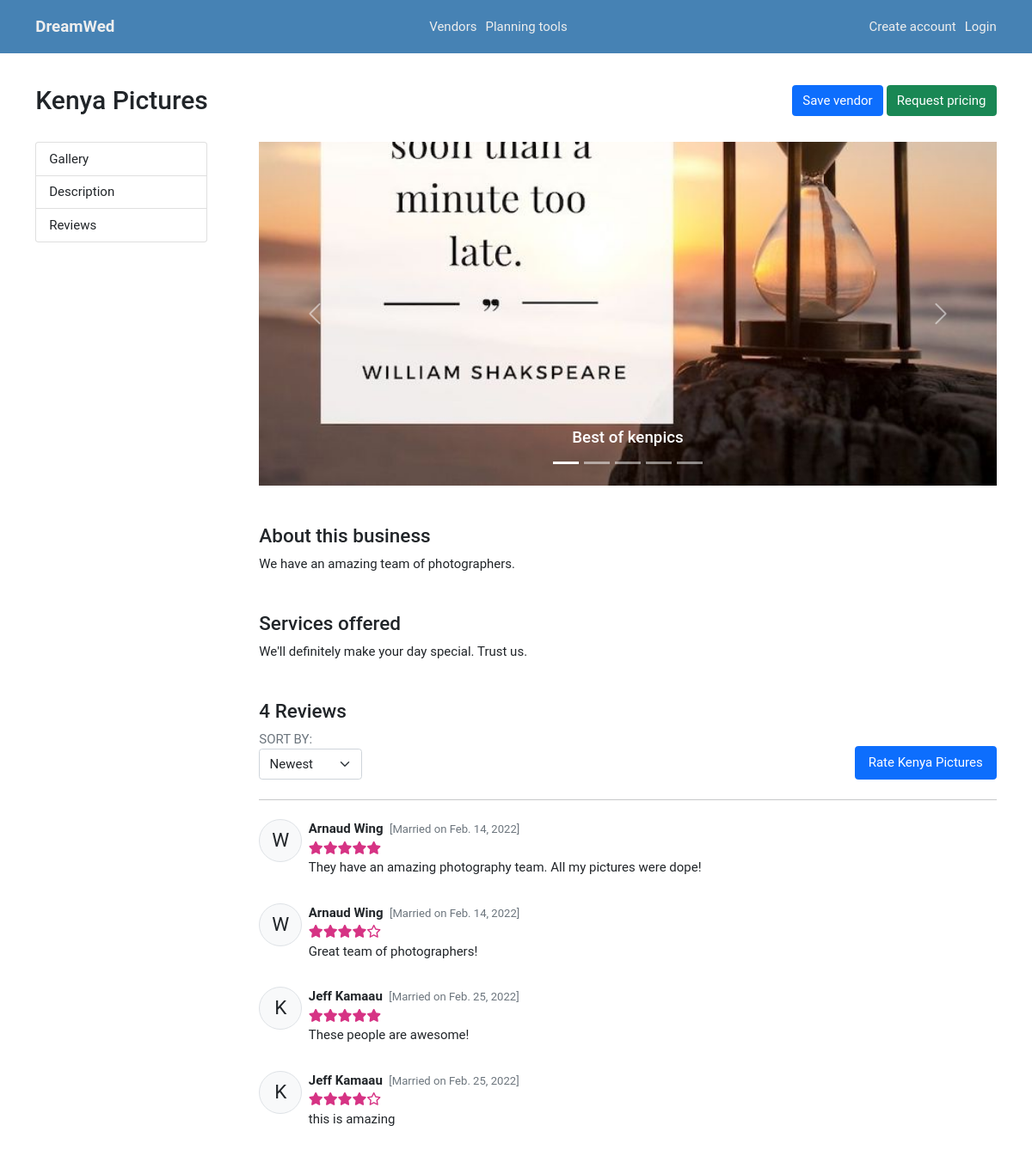
The page /vendors/14/details on the database its author committed.
### dreamwed/models.py (models this page shows, shortened)
class Vendor(models.Model):
   user = models.OneToOneField(User, on_delete=CASCADE, primary_key=True)
   business_name = models.CharField(max_length=100)
   category = models.ForeignKey(
      VendorCategory,
      on_delete=SET_NULL,
      null=True,
      help_text='Select a category for your business.',
      )
   description = models.TextField(max_length=5000)
   services_offered = models.TextField(max_length=5000)
   city = models.CharField(max_length=500)
   location = models.CharField(max_length=200) # street code

class VendorImageUpload(models.Model):
   vendor = models.ForeignKey(Vendor, on_delete=models.CASCADE)
   image = models.ImageField(upload_to='vendor_img_uploads')
   caption = models.CharField(max_length=500)

class Review(models.Model):
   wedplanner = models.ForeignKey(WeddingPlanner, on_delete=models.CASCADE)
   vendor = models.ForeignKey(Vendor, on_delete=models.CASCADE)
   stars = models.SmallIntegerField(
      default=5,
      validators=[
         MaxValueValidator(5),
         MinValueValidator(1)
      ]
   )
   comment = models.TextField(max_length=5000)
   created     = models.DateTimeField(auto_now_add=True)
   modified    = models.DateTimeField(auto_now=True)
   class Meta:
      ordering = ['modified', 'created']

class WeddingPlanner(models.Model):
   user = models.OneToOneField(User, on_delete=CASCADE, primary_key=True)
   partner_first_name = models.CharField(max_length=50, blank=True, null=True)
   partner_last_name = models.CharField(max_length=50, blank=True, null=True)
   wedding_date = models.DateField(blank=True, null=True)

class User(AbstractUser):
   is_vendor = models.BooleanField(default=False)
   is_wedding_planner = models.BooleanField(default=False)
   profile = models.ImageField(default='default.jpg', upload_to='profile_pics')
   class Meta:
      ordering = ['last_name', 'first_name']

### dreamwed/views/wedplanner.py (the view)
# urls.py: path('vendors/<int:vendor_id>/details', wedplanner.vendor_details, name='vendor-details'),
def vendor_details(request, vendor_id):
   review_form = ReviewForm()
   vendor = Vendor.objects.get(user_id=vendor_id)
   vendor_reviews = Review.objects.filter(vendor_id=vendor_id)
   images = VendorImageUpload.objects.filter(vendor_id=vendor_id)
   context = {
      'review_form': review_form,
      'vendor': vendor,
      'vendor_images': images,
      'vendor_reviews': vendor_reviews,
   }
   return render(request, 'wedplanner/vendor-details.html', context)

### dreamwed/forms.py
class ReviewForm(ModelForm):
   class Meta:
      model = Review
      fields = ['stars', 'comment']
      widgets = {
         'stars': forms.TextInput(attrs={'min': 1, 'max': 5,'type': 'number'}),
      }

### templates/wedplanner/vendor-details.html (shortened to what this page needs)
{% extends 'base.html' %}
{% load widget_tweaks %}
{% block body %}
{% include 'include/header.html' %}
<section class="intro">
   <div class="container">
      <div class="d-flex justify-content-between py-4 mt-3">
         <h2>{{ vendor.business_name }}</h2>
         <div class="cta">
            <a class="btn btn-primary" href="#">Save vendor</a>
            <a class="btn btn-success" href="#">Request pricing</a>
         </div>
      </div>
   </div>
</section>
<main>
   <div class="container grid-200-auto" id="vendor-details">
      <div class="sidebar">
         <div id="side-nav" class="list-group">
            <a class="list-group-item list-group-item-action" href="#vendor-gallery">Gallery</a>
            <a class="list-group-item list-group-item-action" href="#vendor-description">Description</a>
            <a class="list-group-item list-group-item-action" href="#vendor-reviews">Reviews</a>
         </div>
      </div>
      <div data-bs-spy="scroll" data-bs-target="#side-nav" data-bs-offset="0" class="main-content" tabindex="0">
         <div id="vendor-gallery">
         <div id="carouselVendorPictures" class="carousel slide" data-bs-ride="carousel">
            <div class="carousel-indicators">
               {% for img_file in vendor_images %}
               <button type="button" data-bs-target="#carouselVendorPictures"></button>
               {% endfor %}
            </div>
            <div class="carousel-inner">
               {% for img_file in vendor_images %}
               <div class="carousel-item">
                  <div class="d-flex align-items-end overflow-hidden" style="height: 400px;">
                     <img src="{{ img_file.image.url }}" class="d-block w-100" alt="...">
                  </div>
                  <div class="carousel-caption d-none d-md-block">
                     <h5>{{ img_file.caption }}</h5>
                  </div>
               </div>
               {% endfor %}
            </div>
            <button class="carousel-control-prev" type="button" data-bs-target="#carouselVendorPictures" data-bs-slide="prev">
               <span class="carousel-control-prev-icon" aria-hidden="true"></span>
            </button>
            <button class="carousel-control-next" type="button" data-bs-target="#carouselVendorPictures" data-bs-slide="next">
               <span class="carousel-control-next-icon" aria-hidden="true"></span>
            </button>
         </div>
         </div>
         <h4 class="mt-5" id="vendor-description">About this business</h4>
         <p>{{ vendor.description }}</p>
         <h4 class="mt-5">Services offered</h4>
         <p>{{ vendor.services_offered }}</p>
         <section class="reviews mt-5">
            <div class="d-flex align-items-end justify-content-between">
               <div>
                  <h4 id="vendor-reviews">{{ vendor_reviews|length }} Reviews</h4>
                  <div class="text-muted">SORT BY:</div>
                  <select name="sort" id="sort" class="form-select">
                     <option value="">Newest</option>
                  </select>
               </div>
               <button class="btn btn-primary px-3 py-2" data-bs-toggle="modal" data-bs-target="#rateVendor">Rate {{ vendor.business_name }}</button>
            </div>
            <hr class="my-4">
            {% if vendor_reviews %}
               {% for review in vendor_reviews %}
                  <div class="review d-flex align-items-start mb-3">
                     <div class="circle-50 d-flex align-items-center justify-content-center rounded-circle border bg-light fs-4 me-2">{{review.wedplanner.user.last_name|make_list|first}}</div>
                     <div class="msg">
                        <strong class="me-1">{{ review.wedplanner.user.first_name }} {{ review.wedplanner.user.last_name }}</strong>
                        <small class="text-muted">[Married on {{ review.wedplanner.wedding_date }}]</small>
                        <div class="rating" data-rating="{{ review.stars }}"></div>
                        <p>{{ review.comment }}</p>
                     </div>
                  </div>
               {% endfor %}
            {% else %}
               <div class="text-center text-muted mt-5">
                  <h6>No reviews for this vendor.</h6>
                  <p>Be the first to rate {{ vendor.business_name }} services.</p>
               </div>
            {% endif %}
         </section>
      </div>
   </div>
</main>
{% endblock %}

### static/css/main.css (style rules this page uses)
html, body { font: 400 15px/1.5 'Roboto', sans-serif; }
body { margin: 0; padding: 0 0 4rem; position: relative; }
a { text-decoration: none; }
img { max-width: 100%; }
.grid-200-auto { display: grid; grid-template-columns: 200px 1fr; gap: 4rem; }
.circle-50 { --size: 50px; width: var(--size); height: var(--size); }

### rows shown on the page
Vendor: business_name "Kenya Pictures", description "We have an amazing team of photographers.", services_offered "We'll definitely make your day special. Trust us."
VendorImageUpload: image (picture), caption "Best of kenpics"
Review: wedplanner.user.last_name|make_list "W", wedplanner.user.first_name "Arnaud", wedplanner.user.last_name "Wing", wedplanner.wedding_date "Feb. 14, 2022", comment "They have an amazing photography team. All my pictures were dope!"
Review: wedplanner.user.last_name|make_list "W", wedplanner.user.first_name "Arnaud", wedplanner.user.last_name "Wing", wedplanner.wedding_date "Feb. 14, 2022", comment "Great team of photographers!"
Review: wedplanner.user.last_name|make_list "K", wedplanner.user.first_name "Jeff", wedplanner.user.last_name "Kamaau", wedplanner.wedding_date "Feb. 25, 2022", comment "These people are awesome!"
Review: wedplanner.user.last_name|make_list "K", wedplanner.user.first_name "Jeff", wedplanner.user.last_name "Kamaau", wedplanner.wedding_date "Feb. 25, 2022", comment "this is amazing"

### other values the page prints
{{ vendor_reviews|length }} "4"
